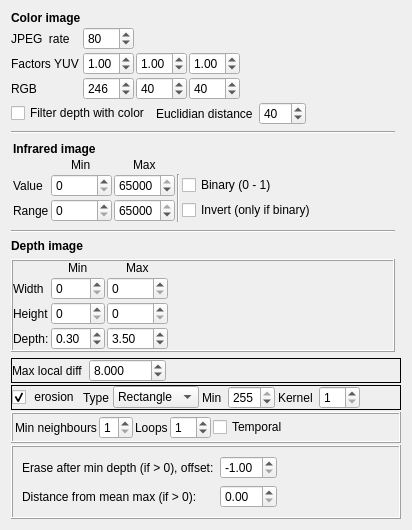
     <widget class="QWidget" name="tFilters">
      <attribute name="title">
       <string>Filters</string>
      </attribute>
      <layout class="QGridLayout" name="gridLayout_3">
       <item row="4" column="0">
        <widget class="QLabel" name="label_5">
         <property name="text">
          <string>&lt;html&gt;&lt;head/&gt;&lt;body&gt;&lt;p&gt;&lt;span style=&quot; font-weight:700;&quot;&gt;Depth image&lt;/span&gt;&lt;/p&gt;&lt;/body&gt;&lt;/html&gt;</string>
         </property>
        </widget>
       </item>
       <item row="2" column="0">
        <widget class="QFrame" name="fInfrared">
         <property name="minimumSize">
          <size>
           <width>0</width>
           <height>0</height>
          </size>
         </property>
         <property name="frameShape">
          <enum>QFrame::NoFrame</enum>
         </property>
         <property name="frameShadow">
          <enum>QFrame::Raised</enum>
         </property>
         <layout class="QGridLayout" name="gridLayout_10">
          <property name="leftMargin">
           <number>2</number>
          </property>
          <property name="topMargin">
           <number>2</number>
          </property>
          <property name="rightMargin">
           <number>2</number>
          </property>
          <property name="bottomMargin">
           <number>2</number>
          </property>
          <property name="spacing">
           <number>2</number>
          </property>
          <item row="2" column="2" alignment="Qt::AlignHCenter">
           <widget class="QLabel" name="label_55">
            <property name="text">
             <string>Min</string>
            </property>
           </widget>
          </item>
          <item row="4" column="1">
           <widget class="QLabel" name="label_20">
            <property name="text">
             <string>Range</string>
            </property>
           </widget>
          </item>
          <item row="4" column="5">
           <widget class="QCheckBox" name="cbInfraInvert">
            <property name="text">
             <string>Invert (only if binary)</string>
            </property>
           </widget>
          </item>
          <item row="4" column="2">
           <widget class="QSpinBox" name="sbInfraMinRange">
            <property name="maximum">
             <number>65000</number>
            </property>
           </widget>
          </item>
          <item row="4" column="3">
           <widget class="QSpinBox" name="sbInfraMaxRange">
            <property name="maximum">
             <number>65000</number>
            </property>
            <property name="value">
             <number>65000</number>
            </property>
           </widget>
          </item>
          <item row="3" column="5">
           <widget class="QCheckBox" name="cbInfraBinary">
            <property name="text">
             <string>Binary (0 - 1)</string>
            </property>
           </widget>
          </item>
          <item row="3" column="2">
           <widget class="QSpinBox" name="sbMinInfra">
            <property name="maximum">
             <number>65000</number>
            </property>
            <property name="singleStep">
             <number>100</number>
            </property>
           </widget>
          </item>
          <item row="3" column="1">
           <widget class="QLabel" name="label_38">
            <property name="text">
             <string>Value </string>
            </property>
           </widget>
          </item>
          <item row="3" column="8">
           <spacer name="horizontalSpacer_3">
            <property name="orientation">
             <enum>Qt::Horizontal</enum>
            </property>
            <property name="sizeHint" stdset="0">
             <size>
              <width>40</width>
              <height>20</height>
             </size>
            </property>
           </spacer>
          </item>
          <item row="3" column="3">
           <widget class="QSpinBox" name="sbMaxInfra">
            <property name="maximum">
             <number>65000</number>
            </property>
            <property name="singleStep">
             <number>100</number>
            </property>
            <property name="value">
             <number>65000</number>
            </property>
           </widget>
          </item>
          <item row="2" column="3" alignment="Qt::AlignHCenter">
           <widget class="QLabel" name="label_36">
            <property name="text">
             <string>Max</string>
            </property>
           </widget>
          </item>
          <item row="3" column="4" rowspan="2">
           <widget class="Line" name="line_3">
            <property name="orientation">
             <enum>Qt::Vertical</enum>
            </property>
           </widget>
          </item>
          <item row="0" column="1" colspan="8">
           <widget class="QLabel" name="label_37">
            <property name="text">
             <string>&lt;html&gt;&lt;head/&gt;&lt;body&gt;&lt;p&gt;&lt;span style=&quot; font-weight:700;&quot;&gt;Infrared image&lt;/span&gt;&lt;/p&gt;&lt;/body&gt;&lt;/html&gt;</string>
            </property>
           </widget>
          </item>
         </layout>
        </widget>
       </item>
       <item row="11" column="0" colspan="2">
        <widget class="QFrame" name="frame">
         <property name="frameShape">
          <enum>QFrame::NoFrame</enum>
         </property>
         <property name="frameShadow">
          <enum>QFrame::Plain</enum>
         </property>
         <layout class="QGridLayout" name="gridLayout_2">
          <property name="leftMargin">
           <number>0</number>
          </property>
          <property name="topMargin">
           <number>0</number>
          </property>
          <property name="rightMargin">
           <number>0</number>
          </property>
          <property name="bottomMargin">
           <number>0</number>
          </property>
          <property name="spacing">
           <number>2</number>
          </property>
          <item row="6" column="0" colspan="3">
           <widget class="QFrame" name="frame_11">
            <property name="frameShape">
             <enum>QFrame::Box</enum>
            </property>
            <property name="frameShadow">
             <enum>QFrame::Raised</enum>
            </property>
            <layout class="QHBoxLayout" name="horizontalLayout_2">
             <property name="spacing">
              <number>2</number>
             </property>
             <property name="leftMargin">
              <number>2</number>
             </property>
             <property name="topMargin">
              <number>2</number>
             </property>
             <property name="rightMargin">
              <number>2</number>
             </property>
             <property name="bottomMargin">
              <number>2</number>
             </property>
             <item>
              <widget class="QLabel" name="label_28">
               <property name="text">
                <string>Min neighbours</string>
               </property>
              </widget>
             </item>
             <item>
              <widget class="QSpinBox" name="sbMinNeighboursNb">
               <property name="minimum">
                <number>1</number>
               </property>
               <property name="maximum">
                <number>5</number>
               </property>
              </widget>
             </item>
             <item>
              <widget class="QLabel" name="label_54">
               <property name="text">
                <string>Loops</string>
               </property>
              </widget>
             </item>
             <item>
              <widget class="QSpinBox" name="sbMinNeighboursLoops">
               <property name="minimum">
                <number>0</number>
               </property>
               <property name="maximum">
                <number>10</number>
               </property>
               <property name="value">
                <number>1</number>
               </property>
              </widget>
             </item>
             <item>
              <widget class="QCheckBox" name="cbTemporal">
               <property name="text">
                <string>Temporal</string>
               </property>
              </widget>
             </item>
             <item>
              <spacer name="horizontalSpacer_17">
               <property name="orientation">
                <enum>Qt::Horizontal</enum>
               </property>
               <property name="sizeHint" stdset="0">
                <size>
                 <width>40</width>
                 <height>20</height>
                </size>
               </property>
              </spacer>
             </item>
            </layout>
           </widget>
          </item>
          <item row="7" column="0" colspan="3">
           <widget class="QFrame" name="frame_2">
            <property name="frameShape">
             <enum>QFrame::Box</enum>
            </property>
            <property name="frameShadow">
             <enum>QFrame::Raised</enum>
            </property>
            <layout class="QGridLayout" name="gridLayout_17">
             <item row="0" column="1">
              <widget class="QDoubleSpinBox" name="dsbOffsetAfterMin">
               <property name="minimum">
                <double>-1.000000000000000</double>
               </property>
               <property name="maximum">
                <double>10.000000000000000</double>
               </property>
               <property name="singleStep">
                <double>0.010000000000000</double>
               </property>
               <property name="value">
                <double>-1.000000000000000</double>
               </property>
              </widget>
             </item>
             <item row="0" column="0">
              <widget class="QLabel" name="label_9">
               <property name="text">
                <string>Erase after min depth (if &gt; 0), offset:</string>
               </property>
              </widget>
             </item>
             <item row="0" column="2">
              <spacer name="horizontalSpacer">
               <property name="orientation">
                <enum>Qt::Horizontal</enum>
               </property>
               <property name="sizeHint" stdset="0">
                <size>
                 <width>40</width>
                 <height>20</height>
                </size>
               </property>
              </spacer>
             </item>
             <item row="1" column="0">
              <widget class="QLabel" name="label_10">
               <property name="text">
                <string>Distance from mean max (if &gt; 0):</string>
               </property>
              </widget>
             </item>
             <item row="1" column="1">
              <widget class="QDoubleSpinBox" name="dsbVMin">
               <property name="singleStep">
                <double>0.010000000000000</double>
               </property>
              </widget>
             </item>
            </layout>
           </widget>
          </item>
          <item row="5" column="0" colspan="3">
           <widget class="QFrame" name="frame_4">
            <property name="frameShape">
             <enum>QFrame::Box</enum>
            </property>
            <layout class="QHBoxLayout" name="horizontalLayout_4">
             <property name="spacing">
              <number>3</number>
             </property>
             <property name="leftMargin">
              <number>0</number>
             </property>
             <property name="topMargin">
              <number>0</number>
             </property>
             <property name="rightMargin">
              <number>0</number>
             </property>
             <property name="bottomMargin">
              <number>0</number>
             </property>
             <item>
              <widget class="QCheckBox" name="cbErosion">
               <property name="text">
                <string> erosion</string>
               </property>
               <property name="checked">
                <bool>true</bool>
               </property>
              </widget>
             </item>
             <item>
              <widget class="QLabel" name="label_27">
               <property name="text">
                <string>Type</string>
               </property>
              </widget>
             </item>
             <item>
              <widget class="QComboBox" name="cbErosionType">
               <property name="minimumSize">
                <size>
                 <width>75</width>
                 <height>0</height>
                </size>
               </property>
               <item>
                <property name="text">
                 <string>Rectangle</string>
                </property>
               </item>
               <item>
                <property name="text">
                 <string>Cross</string>
                </property>
               </item>
               <item>
                <property name="text">
                 <string>Ellipse</string>
                </property>
               </item>
              </widget>
             </item>
             <item>
              <widget class="QLabel" name="label_26">
               <property name="text">
                <string>Min </string>
               </property>
              </widget>
             </item>
             <item>
              <widget class="QSpinBox" name="sbMinErosionValue">
               <property name="maximum">
                <number>255</number>
               </property>
               <property name="value">
                <number>255</number>
               </property>
              </widget>
             </item>
             <item>
              <widget class="QLabel" name="label_3">
               <property name="text">
                <string>Kernel </string>
               </property>
              </widget>
             </item>
             <item>
              <widget class="QSpinBox" name="sbSizeKernelErode">
               <property name="minimum">
                <number>1</number>
               </property>
               <property name="maximum">
                <number>10</number>
               </property>
               <property name="singleStep">
                <number>1</number>
               </property>
               <property name="value">
                <number>1</number>
               </property>
              </widget>
             </item>
             <item>
              <spacer name="horizontalSpacer_4">
               <property name="orientation">
                <enum>Qt::Horizontal</enum>
               </property>
               <property name="sizeHint" stdset="0">
                <size>
                 <width>40</width>
                 <height>20</height>
                </size>
               </property>
              </spacer>
             </item>
            </layout>
           </widget>
          </item>
          <item row="0" column="0" colspan="3">
           <widget class="QFrame" name="frame_2">
            <property name="frameShape">
             <enum>QFrame::Box</enum>
            </property>
            <layout class="QHBoxLayout" name="horizontalLayout_5">
             <property name="leftMargin">
              <number>0</number>
             </property>
             <property name="topMargin">
              <number>0</number>
             </property>
             <property name="rightMargin">
              <number>0</number>
             </property>
             <property name="bottomMargin">
              <number>0</number>
             </property>
             <item>
              <widget class="QLabel" name="label_7">
               <property name="text">
                <string>Max local diff</string>
               </property>
              </widget>
             </item>
             <item>
              <widget class="QDoubleSpinBox" name="dsbLocalDiff">
               <property name="decimals">
                <number>3</number>
               </property>
               <property name="minimum">
                <double>-1.000000000000000</double>
               </property>
               <property name="maximum">
                <double>1000.000000000000000</double>
               </property>
               <property name="singleStep">
                <double>0.100000000000000</double>
               </property>
               <property name="value">
                <double>8.000000000000000</double>
               </property>
              </widget>
             </item>
             <item>
              <spacer name="horizontalSpacer_18">
               <property name="orientation">
                <enum>Qt::Horizontal</enum>
               </property>
               <property name="sizeHint" stdset="0">
                <size>
                 <width>40</width>
                 <height>20</height>
                </size>
               </property>
              </spacer>
             </item>
            </layout>
           </widget>
          </item>
         </layout>
        </widget>
       </item>
       <item row="1" column="0">
        <widget class="Line" name="line_7">
         <property name="orientation">
          <enum>Qt::Horizontal</enum>
         </property>
        </widget>
       </item>
       <item row="5" column="0">
        <widget class="QFrame" name="fSize">
         <property name="frameShape">
          <enum>QFrame::Box</enum>
         </property>
         <property name="frameShadow">
          <enum>QFrame::Raised</enum>
         </property>
         <layout class="QGridLayout" name="gridLayout_12">
          <property name="leftMargin">
           <number>0</number>
          </property>
          <property name="topMargin">
           <number>0</number>
          </property>
          <property name="rightMargin">
           <number>0</number>
          </property>
          <property name="bottomMargin">
           <number>0</number>
          </property>
          <property name="spacing">
           <number>2</number>
          </property>
          <item row="1" column="0">
           <widget class="QLabel" name="label_24">
            <property name="text">
             <string>Width</string>
            </property>
           </widget>
          </item>
          <item row="1" column="1">
           <widget class="QSpinBox" name="sbMinW">
            <property name="maximum">
             <number>1000</number>
            </property>
           </widget>
          </item>
          <item row="1" column="3">
           <spacer name="horizontalSpacer_16">
            <property name="orientation">
             <enum>Qt::Horizontal</enum>
            </property>
            <property name="sizeHint" stdset="0">
             <size>
              <width>40</width>
              <height>20</height>
             </size>
            </property>
           </spacer>
          </item>
          <item row="0" column="2" alignment="Qt::AlignHCenter">
           <widget class="QLabel" name="label_53">
            <property name="text">
             <string>Max</string>
            </property>
           </widget>
          </item>
          <item row="2" column="0">
           <widget class="QLabel" name="label_25">
            <property name="text">
             <string>Height</string>
            </property>
           </widget>
          </item>
          <item row="2" column="2">
           <widget class="QSpinBox" name="sbMaxH">
            <property name="maximum">
             <number>1000</number>
            </property>
           </widget>
          </item>
          <item row="1" column="2">
           <widget class="QSpinBox" name="sbMaxW">
            <property name="maximum">
             <number>10000</number>
            </property>
           </widget>
          </item>
          <item row="0" column="1" alignment="Qt::AlignHCenter">
           <widget class="QLabel" name="label_52">
            <property name="text">
             <string>Min</string>
            </property>
           </widget>
          </item>
          <item row="2" column="1">
           <widget class="QSpinBox" name="sbMinH">
            <property name="maximum">
             <number>1000</number>
            </property>
           </widget>
          </item>
          <item row="3" column="0">
           <widget class="QLabel" name="label_4">
            <property name="text">
             <string>Depth:</string>
            </property>
           </widget>
          </item>
          <item row="3" column="1">
           <widget class="QDoubleSpinBox" name="dsbMinDepth">
            <property name="maximum">
             <double>8.500000000000000</double>
            </property>
            <property name="singleStep">
             <double>0.100000000000000</double>
            </property>
            <property name="value">
             <double>0.300000000000000</double>
            </property>
           </widget>
          </item>
          <item row="3" column="2">
           <widget class="QDoubleSpinBox" name="dsbMaxDepth">
            <property name="maximum">
             <double>10.000000000000000</double>
            </property>
            <property name="singleStep">
             <double>0.100000000000000</double>
            </property>
            <property name="value">
             <double>3.500000000000000</double>
            </property>
           </widget>
          </item>
         </layout>
        </widget>
       </item>
       <item row="0" column="0">
        <widget class="QFrame" name="frame_4">
         <property name="frameShape">
          <enum>QFrame::NoFrame</enum>
         </property>
         <property name="frameShadow">
          <enum>QFrame::Raised</enum>
         </property>
         <layout class="QGridLayout" name="gridLayout_16">
          <property name="leftMargin">
           <number>0</number>
          </property>
          <property name="topMargin">
           <number>0</number>
          </property>
          <property name="rightMargin">
           <number>0</number>
          </property>
          <property name="bottomMargin">
           <number>0</number>
          </property>
          <property name="spacing">
           <number>2</number>
          </property>
          <item row="1" column="0" colspan="4">
           <widget class="QLabel" name="label_17">
            <property name="text">
             <string>&lt;html&gt;&lt;head/&gt;&lt;body&gt;&lt;p&gt;&lt;span style=&quot; font-weight:700;&quot;&gt;Color image&lt;/span&gt;&lt;/p&gt;&lt;/body&gt;&lt;/html&gt;</string>
            </property>
           </widget>
          </item>
          <item row="5" column="4">
           <widget class="QSpinBox" name="sbBFiltered">
            <property name="maximum">
             <number>255</number>
            </property>
            <property name="value">
             <number>40</number>
            </property>
           </widget>
          </item>
          <item row="5" column="0">
           <widget class="QLabel" name="label_39">
            <property name="text">
             <string>RGB</string>
            </property>
           </widget>
          </item>
          <item row="3" column="2">
           <widget class="QDoubleSpinBox" name="dsbYF">
            <property name="maximum">
             <double>5.000000000000000</double>
            </property>
            <property name="singleStep">
             <double>0.010000000000000</double>
            </property>
            <property name="value">
             <double>1.000000000000000</double>
            </property>
           </widget>
          </item>
          <item row="3" column="0">
           <widget class="QLabel" name="label_6">
            <property name="text">
             <string>Factors YUV</string>
            </property>
           </widget>
          </item>
          <item row="5" column="3">
           <widget class="QSpinBox" name="sbGFiltered">
            <property name="maximum">
             <number>255</number>
            </property>
            <property name="value">
             <number>40</number>
            </property>
           </widget>
          </item>
          <item row="3" column="4">
           <widget class="QDoubleSpinBox" name="dsbVF">
            <property name="maximum">
             <double>5.000000000000000</double>
            </property>
            <property name="singleStep">
             <double>0.010000000000000</double>
            </property>
            <property name="value">
             <double>1.000000000000000</double>
            </property>
           </widget>
          </item>
          <item row="5" column="2">
           <widget class="QSpinBox" name="sbRFiltered">
            <property name="maximum">
             <number>255</number>
            </property>
            <property name="value">
             <number>246</number>
            </property>
           </widget>
          </item>
          <item row="3" column="3">
           <widget class="QDoubleSpinBox" name="dsbUF">
            <property name="maximum">
             <double>5.000000000000000</double>
            </property>
            <property name="singleStep">
             <double>0.010000000000000</double>
            </property>
            <property name="value">
             <double>1.000000000000000</double>
            </property>
           </widget>
          </item>
          <item row="7" column="0" colspan="6">
           <widget class="QWidget" name="widget_3" native="true">
            <property name="minimumSize">
             <size>
              <width>50</width>
              <height>0</height>
             </size>
            </property>
            <layout class="QHBoxLayout" name="horizontalLayout">
             <property name="leftMargin">
              <number>0</number>
             </property>
             <property name="topMargin">
              <number>0</number>
             </property>
             <property name="rightMargin">
              <number>0</number>
             </property>
             <property name="bottomMargin">
              <number>0</number>
             </property>
             <item>
              <widget class="QCheckBox" name="cbFilterDepthWithColor">
               <property name="text">
                <string>Filter depth with color</string>
               </property>
              </widget>
             </item>
             <item>
              <widget class="QLabel" name="label_40">
               <property name="text">
                <string>Euclidian distance</string>
               </property>
              </widget>
             </item>
             <item>
              <widget class="QSpinBox" name="sbMaxDiffR">
               <property name="maximum">
                <number>255</number>
               </property>
               <property name="value">
                <number>40</number>
               </property>
              </widget>
             </item>
             <item>
              <spacer name="horizontalSpacer_9">
               <property name="orientation">
                <enum>Qt::Horizontal</enum>
               </property>
               <property name="sizeHint" stdset="0">
                <size>
                 <width>40</width>
                 <height>20</height>
                </size>
               </property>
              </spacer>
             </item>
            </layout>
           </widget>
          </item>
          <item row="2" column="0">
           <widget class="QLabel" name="label_62">
            <property name="text">
             <string>JPEG  rate</string>
            </property>
           </widget>
          </item>
          <item row="2" column="2">
           <widget class="QSpinBox" name="sbJpegCompressionRate">
            <property name="minimum">
             <number>1</number>
            </property>
            <property name="maximum">
             <number>100</number>
            </property>
            <property name="value">
             <number>80</number>
            </property>
           </widget>
          </item>
          <item row="3" column="5">
           <spacer name="horizontalSpacer_15">
            <property name="orientation">
             <enum>Qt::Horizontal</enum>
            </property>
            <property name="sizeHint" stdset="0">
             <size>
              <width>40</width>
              <height>20</height>
             </size>
            </property>
           </spacer>
          </item>
         </layout>
        </widget>
       </item>
       <item row="3" column="0">
        <widget class="Line" name="line_14">
         <property name="orientation">
          <enum>Qt::Horizontal</enum>
         </property>
        </widget>
       </item>
      </layout>
     </widget>
